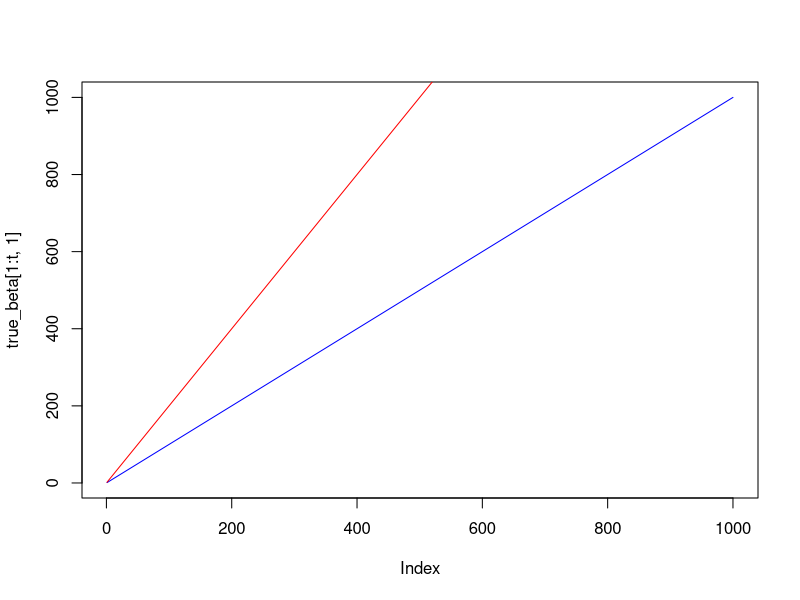
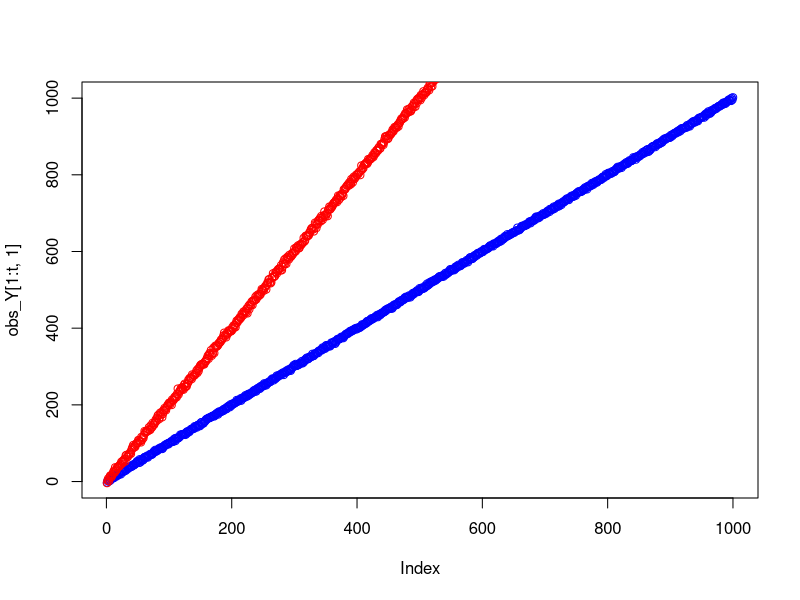

These charts were generated, in order, by the following R code: (Note: this script raises an error after producing the figures.)
library(MASS)

## ok lets make a test case


# Beta is J x T
Jx = 2
Tx = 1000 ## the higher this is, the better the estimates are. 
## makes sense. more data!

# 
true_beta  <- matrix(NA, nrow = Tx, ncol = Jx)
for(j in 1:Jx) {
  for(t in 1:Tx) {
    true_beta[t, j] <- t*j + 0*runif(1, -5, 5)
  }
}

plot(true_beta[1:t, 1], type='l', col = 'blue')
if(Jx > 1) points(true_beta[1:t, 2], type='l', col = 'red')
if(Jx > 2) points(true_beta[1:t, 3], type='l', col = 'green')

true_sigma <- matrix(c(2, 4), nrow = 1, ncol = Jx)

# so calculate observed R[t,j]
obs_Y  <- matrix(NA, nrow = Tx, ncol = Jx)
for(j in 1:Jx) {
  for(t in 1:Tx) {
    obs_Y[t, j] <- rnorm(1, mean = true_beta[t, j], true_sigma[1, j])
  }
}

plot(obs_Y[1:t, 1], col = 'blue')
if(Jx > 1) points(obs_Y[1:t, 2], col = 'red')
if(Jx > 2) points(obs_Y[1:t, 3], col = 'green')

# ******
# Ok so now,
# basically staY with uninformed estimates of beta and sigma and iterate
set.seed(1)
N_ITER <- 20000
MAX_SIGMA <- 5

est_beta  <- matrix(rnorm(Tx * Jx), nrow = Tx, ncol = Jx)
est_beta

# *** for testing
est_beta  <- true_beta
# ***

# est_sigma <- matrix(sapply(1:Jx, function(j) 
#   rgamma(n = 1, scale = 1, shape = 1)), nrow = 1, ncol = Jx)

est_sigma_array <- array(runif(N_ITER * Jx, 0, MAX_SIGMA), dim = c(N_ITER, Jx))
dim(est_sigma_array)

# *******
# wait first question -- sigma has to be positive ...
# but its log
stopifnot(all(est_sigma_array > 0))
# ********

## loglikelihood of normal
## https://www.statlect.com/fundamentals-of-statistics/normal-distribution-maximum-likelihood
# get_ll <- function(this_sd, mu_vec, y_vec) {
#     ##sigma2 = this_sd^2
#   sum(sapply(1:length(mu_vec), function(t) {
#     this_y = y_vec[t]
#     this_mu = mu_vec[t]
#     dnorm(this_y, this_mu, sd = this_sd, log = TRUE)
#     ##-.5 * log(2 * pi) -.5 * log(sigma2) - (1/(2 * sigma2)) * (this_y - this_mu)^2
#   }))
# }

get_ll_all_j <- function(sigma_vec, mu_vec, y_vec) {
  o <- 0
  for(j in 1:ncol(mu_vec)) {
    this_sd = sigma_vec[j]
    for(t in 1:nrow(mu_vec)) {
      this_y = y_vec[t, j]
      this_mu = mu_vec[t, j]
      o <- o + dnorm(this_y, this_mu, sd = this_sd, log = TRUE)
    }
  }
  return(o)
}

## *******************************************************
## if you could sample directly, you could just do this
##

test_j = 2
mu = true_beta[, test_j]
y = obs_Y[, test_j]

sd_seq = sort(unique(c(seq(from = 0.1, to = MAX_SIGMA, length.out = 1000),
                       seq(from = 0.1, to = MAX_SIGMA, by = 1))))
#hist(sd_seq)
### why is this influenced by the number of points in sd_seq?

xx <- sapply(sd_seq, function(s) get_ll(s, mu_vec = mu, y_vec = y))

plot(x = sd_seq, y = xx, type = 'l')

true_sigma[, test_j]
sd_seq[which(xx == max(xx))]

## *******************************************************
## But you can't, so iterate

## This is called SLICE sampling


for (i in 2:N_ITER) {
  
  if(i %% 1000 == 0) cat(i, "\t")
  
  old_sigma = est_sigma_array[i - 1, 1:Jx]
  
  for (j in 1:Jx) {
    
    # so first get a new estimate of J
    # print(j)
    
    # clone est_sigma
    new_sigma <- old_sigma
    
    # test_sigma
    new_sigma[j] <- runif(1, 0, MAX_SIGMA)
    
    # now calculate lvl 0  M-H
    
    # its, are the updated est_sigma and est_beta more likely to be 
    # the parameters that estimate obs_Y
    # than the previous version of est_sigma and est_beta.
    
    # new_Y is not explicitly calculated, 
    # instead, you use the likelihood function to compare the
    # observations against 
    # expected value given the parameters 
    
    ## at its best, LL_NEW is the negative cloest to zero
    ## LL_OLD: a negative number less close to zero
    LL_NEW <- get_ll_all_j(new_sigma, mu_vec = est_beta, y_vec = obs_Y)
    LL_OLD <- get_ll_all_j(old_sigma, mu_vec = est_beta, y_vec = obs_Y)
    
    # ********
    # ok now do the likelihood ratio test
    ratio = exp(LL_NEW - LL_OLD)
    
    ## this covers you if ratio = Inf
    ratio <- min(1, ratio)
    
    # get a random U(0,1) variable to compare against
    compU <- runif(1, 0, 1)
    
    ## if u < Ratio, details details ...
    # so, as LL_NEW gets 
    decision <- compU < ratio
    
    ## if decision == TRUE, then update params
    if(decision) {
      
      print(LL_NEW)
      
      ## update parameter = NEW PARAMS
      est_sigma_array[i, j] = new_sigma[j]
      
      ### ********
      ### THEN DO THE LEVEL BELOW IF AND ONLY IF YOU ACCEPTED ABOVE
      ### ********
      
      ## since these are all normal, you could try and do as a block
      
      
      
    } else {
      
      ## set parameter = OLD PARAMS
      est_sigma_array[i, j] = old_sigma[j]
      
    }
    
    # set old_sigma for this j only if it needs to be updated
    old_sigma[j] = est_sigma_array[i, j]
    
  }
  
}

N_BURN_IN = 5000  # this avoids the non-convergence at the beginning
N_SKIP = 2        # this makes sure samples are independent
rows = seq(from = N_BURN_IN, to = N_ITER, by = N_SKIP)

quantile(est_sigma_array[rows, 1], probs = c(0.025, .5, 0.975))
quantile(est_sigma_array[rows, 2], probs = c(0.025, .5, 0.975))

plot(est_sigma_array[rows, 1], main = paste("true sigma = ", true_sigma[1]))
abline(a = true_sigma[1], b = 0, col = 'red')
plot(est_sigma_array[rows, 2], main = paste("true sigma = ", true_sigma[2]))
abline(a = true_sigma[2], b = 0, col = 'red')

hist(est_sigma_array[rows, 1], main = paste("true sigma = ", true_sigma[1]))
hist(est_sigma_array[rows, 2], main = paste("true sigma = ", true_sigma[2]))

